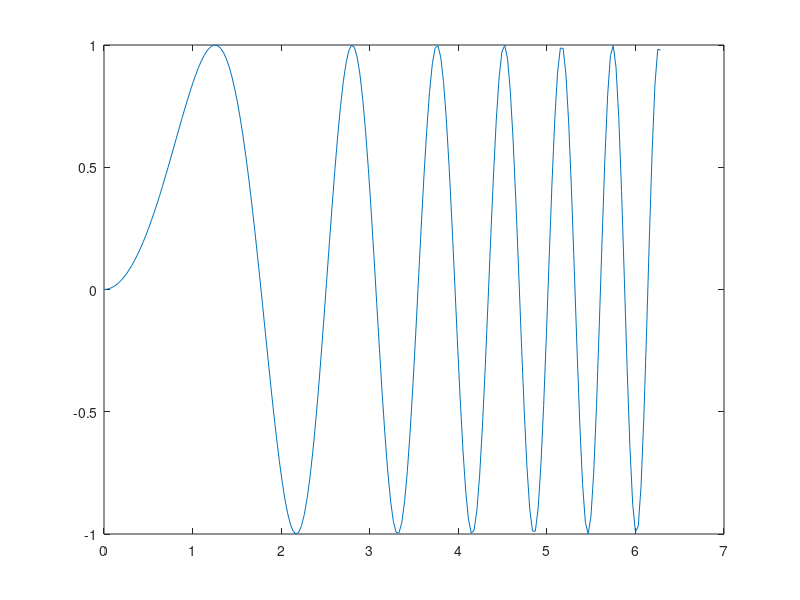
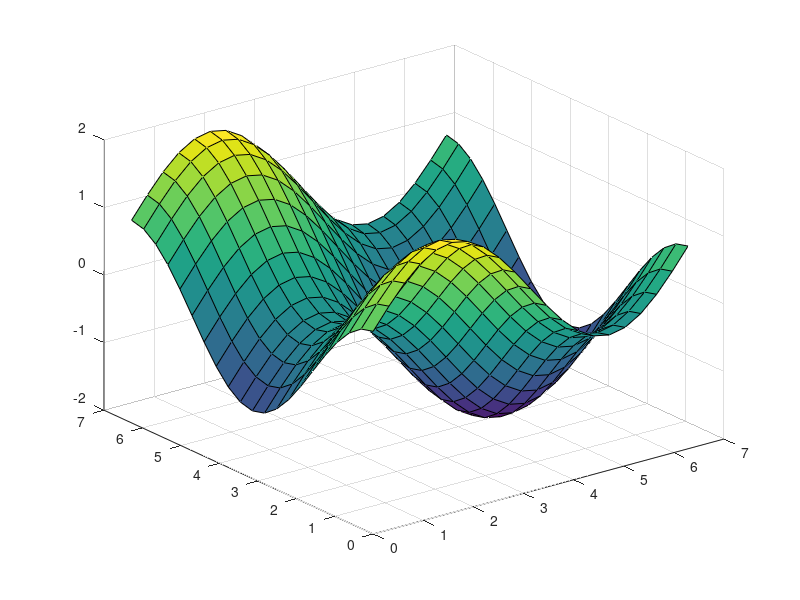

Write MATLAB code to recreate these figures, in order.
function [] = lecture1()

    disp('1. Everything is a vector in matlab')
    X = [1 2 3 4]
    Y = transpose(X)

    disp('2. Every vector has an inherent size (or dimension)')
    size(X)
    size(Y)

    disp('3.1 You can perform operations between vectors: Addition')
    X = [1 2 3] 
    Y = [4 5 6]
    X + Y

    disp('3.2 Scalar Multiplication')
    X = [3 5 6 9]
    3.14 * X

    disp('3.3 Dot Product')
    X = [1 2 3] 
    Y = [4 5 6]
    dot(X,Y)

    disp('4. We can define functions on our vectors')
    X = 0:pi/100:2*pi;
    f = @(x) sin(x^2);
    Y = arrayfun(f,X);

    disp('5. We can plot those functions on our vectors')
    figure();
    plot(X,Y);

    disp('6. We can define functions on multiple vectors simultaneously')
    [X,Y] = meshgrid(0:pi/10:2*pi,0:pi/10:2*pi);
    g = @(x,y) sin(x) + cos(y);
    Z = arrayfun(g,X, Y);

    disp('7. We can then plot those multi-dimensional functions')
    figure();
    surf(X,Y,Z);
end